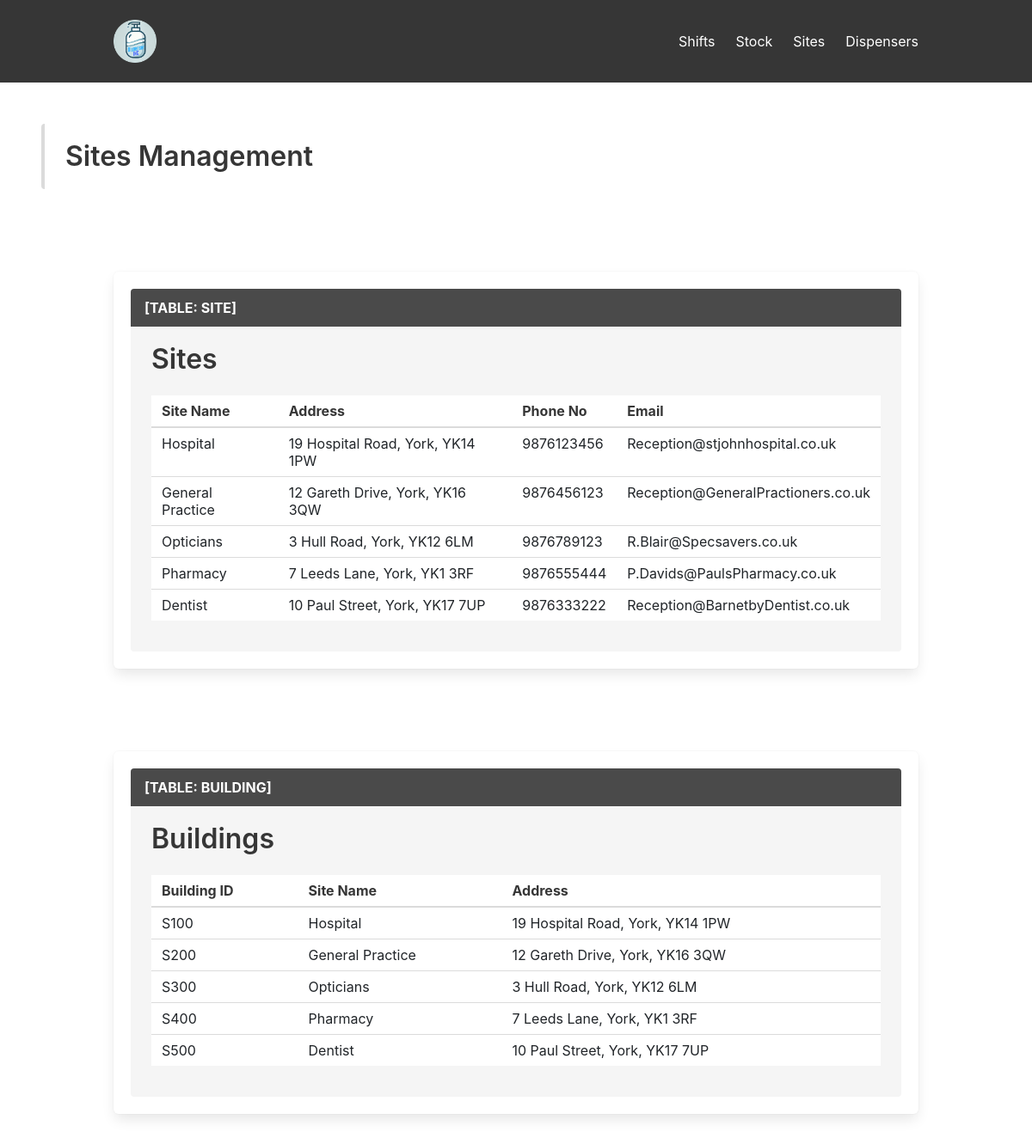
The app's page /sites/ with its own data.
### dispenser/views.py (the view)
# urls.py: path('sites/', sites, name='sites'),
def sites(request):
    with connection.cursor() as cursor:
        cursor.execute("SELECT Site_ID, Site_Name, Address, Phone_Number, Email FROM SITE")
        soaps = cursor.fetchall()
    with connection.cursor() as cursor:
        cursor.execute("SELECT Building_ID, Site_ID, Floors, Address, Phone_Number, Email FROM BUILDING")
    return render(request, 'dispenser/sites.html', {'dispensers': soaps})

### dispenser/templates/dispenser/sites.html (shortened to what this page needs)
<html lang="en">
<head>
    {% load static %}
    <link rel="stylesheet" href="https://cdn.jsdelivr.net/npm/bootstrap@5.3.0/dist/css/bootstrap.min.css">
    <link rel="stylesheet" href="https://cdnjs.cloudflare.com/ajax/libs/bulma/0.9.4/css/bulma.min.css">
    <link rel="stylesheet" href="{% static 'css/navbar.css' %}">
</head>
<body>
    <nav class="navbar is-dark" role="navigation" aria-label="main navigation">
        <div class="container">
            <div class="navbar-brand">
                <a class="navbar-item" href="{% url 'home' %}">
                    <img src="{% static 'images/DispenserInc.png' %}" alt="Logo" style="max-height: 50px;">
                </a>
            </div>
            <div id="navbarMenu" class="navbar-menu">
                <div class="navbar-end">
                    <a class="navbar-item" href="{% url 'shifts' %}">Shifts</a>
                    <a class="navbar-item" href="{% url 'stock' %}">Stock</a>
                    <a class="navbar-item" href="{% url 'sites' %}">Sites</a>
                    <a class="navbar-item" href="{% url 'dispenser_resolved' %}">Dispensers</a>
                </div>
            </div>
        </div>
    </nav>
    <section class="section">
                    <div class="message-body">
                            <h1 class="title">Sites Management</h1>
                    </div>
    </section>
    <section class="section">
        <div class="container">
            <div class="box">
                <article class="message">
                    <div class="message-header">
                        <p>[TABLE: SITE]</p>
                    </div>
                    <div class="message-body">
                        <table class="table is-striped is-fullwidth">
                            <h1 class="title">Sites</h1>
                            <thead>
                                <tr>
                                    <th>Site Name</th>
                                    <th>Address</th>
                                    <th>Phone No</th>
                                    <th>Email</th>
                                </tr>
                            </thead>
                            <tbody>
                                {% for SITE in dispensers %}
                                <tr>
                                    <td>{{ SITE.1 }}</td>
                                    <td>{{ SITE.2 }}</td>
                                    <td>{{ SITE.3 }}</td>
                                    <td>{{ SITE.4 }}</td>
                                </tr>
                                {% empty %}
                                <tr>
                                    <td colspan="4">No data available</td>
                                </tr>
                                {% endfor %}
                            </tbody>
                        </table>
                    </div>
                </article>
            </div>
        </div>
    </section>
    <section class="section">
        <div class="container">
            <div class="box">
                <article class="message">
                    <div class="message-header">
                        <p>[TABLE: BUILDING]</p>
                    </div>
                    <div class="message-body">
                        <table class="table is-striped is-fullwidth">
                            <h1 class="title">Buildings</h1>
                            <thead>
                                <tr>
                                    <th>Building ID</th>
                                    <th>Site Name</th>
                                    <th>Address</th>
                                </tr>
                            </thead>
                            <tbody>
                                {% for BUILDING in dispensers %}
                                <tr>
                                    <td>{{ BUILDING.0 }}</td>
                                    <td>{{ BUILDING.1 }}</td>
                                    <td>{{ BUILDING.2 }}</td>
                                </tr>
                                {% empty %}
                                <tr>
                                    <td colspan="3">No data available</td>
                                </tr>
                                {% endfor %}
                            </tbody>
                        </table>
                    </div>
                </article>
            </div>
        </div>
    </section>
</body>
</html>

### soap_project/static/css/navbar.css (style rules this page uses)
.navbar { display: flex; justify-content: space-between; align-items: center; padding: 10px 20px; background-color: #333; }

### records on screen
SITE: Site_Name "Hospital", Address "19 Hospital Road, York, YK14 1PW", Phone_Number "9876123456", Email "Reception@stjohnhospital.co.uk", Site_ID "S100"
SITE: Site_Name "General Practice", Address "12 Gareth Drive, York, YK16 3QW", Phone_Number "9876456123", Email "Reception@GeneralPractioners.co.uk", Site_ID "S200"
SITE: Site_Name "Opticians", Address "3 Hull Road, York, YK12 6LM", Phone_Number "9876789123", Email "R.Blair@Specsavers.co.uk", Site_ID "S300"
SITE: Site_Name "Pharmacy", Address "7 Leeds Lane, York, YK1 3RF", Phone_Number "9876555444", Email "P.Davids@PaulsPharmacy.co.uk", Site_ID "S400"
SITE: Site_Name "Dentist", Address "10 Paul Street, York, YK17 7UP", Phone_Number "9876333222", Email "Reception@BarnetbyDentist.co.uk", Site_ID "S500"
